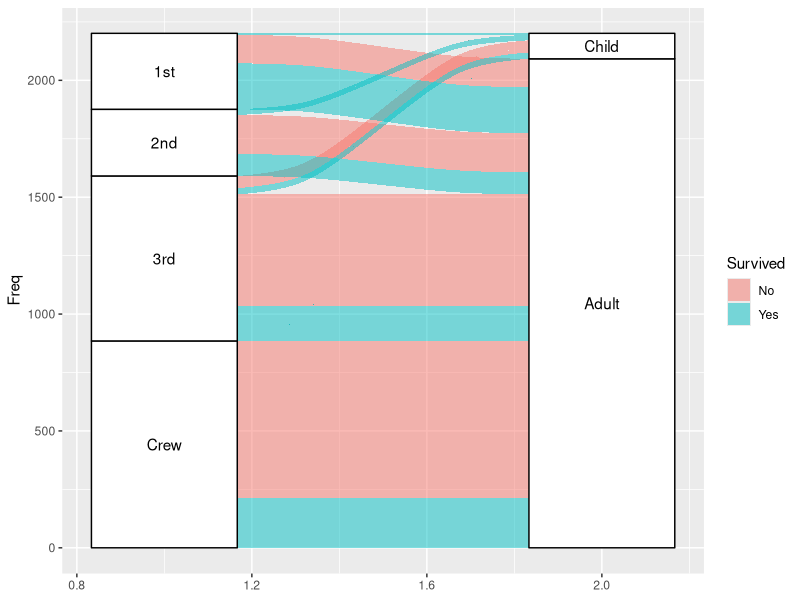
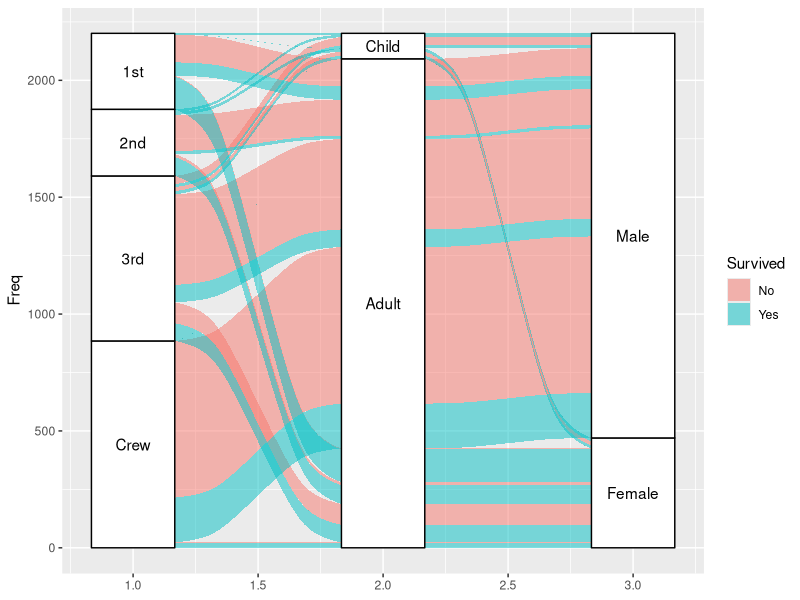
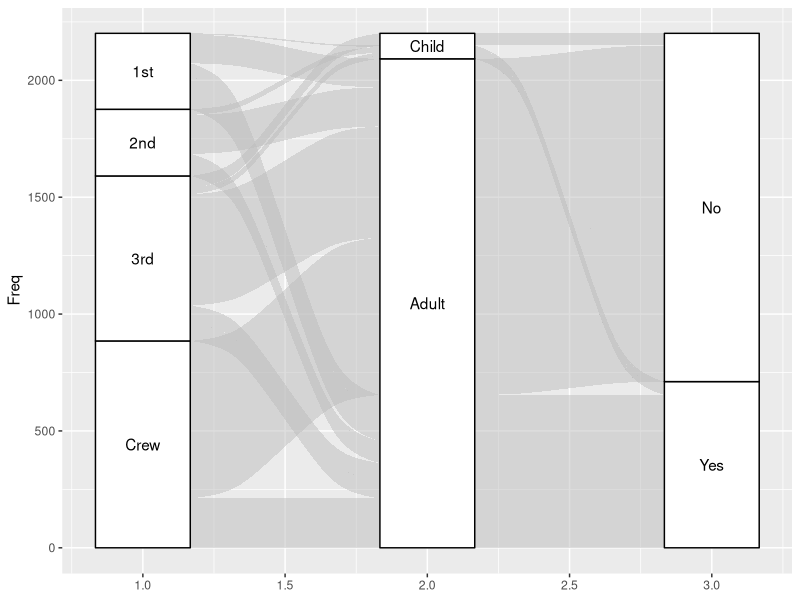
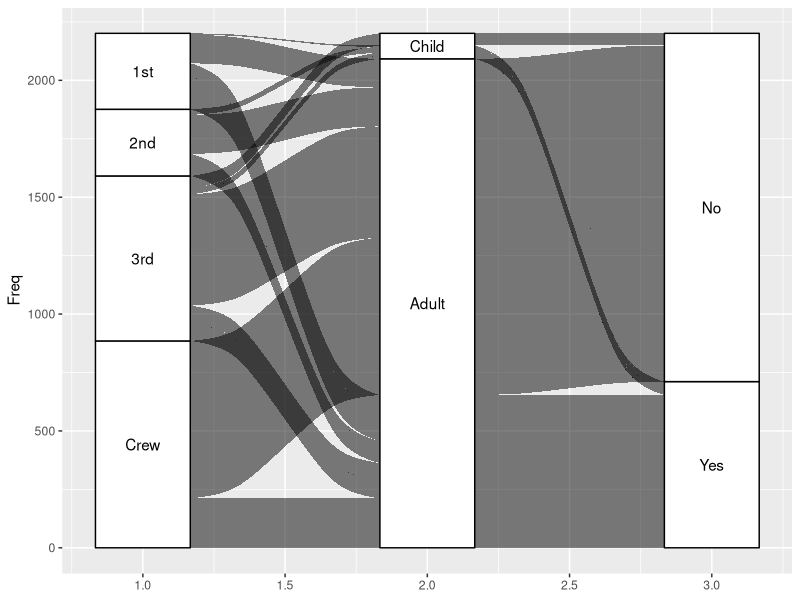
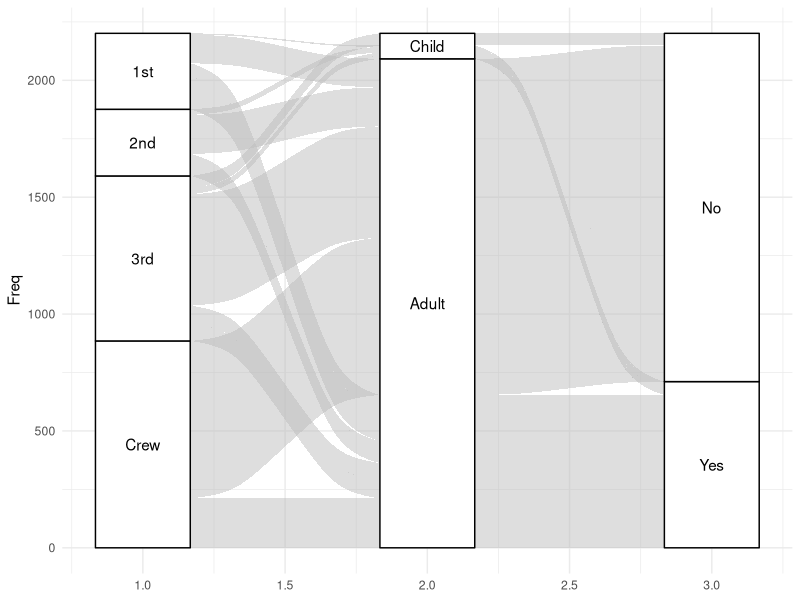
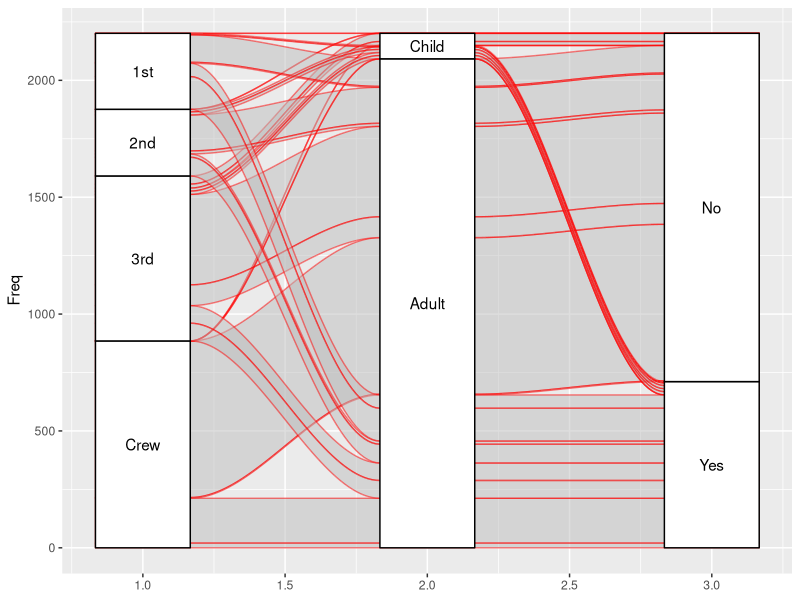
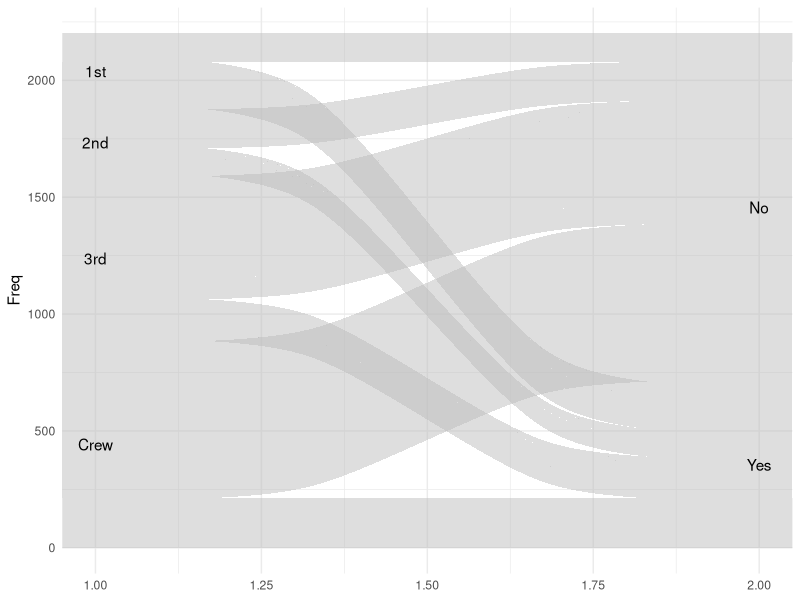
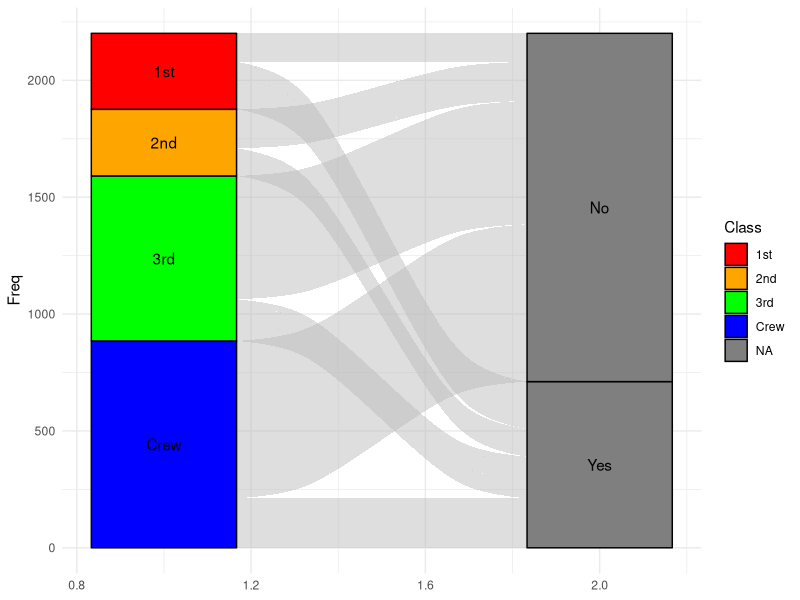

Reproduce these figures in R, in order.
## ---- chunk 1
knitr::opts_chunk$set(echo = TRUE)
## ---- chunk 2
library(ggalluvial)
## ---- chunk 3
titanic_wide <- data.frame(Titanic)
head(titanic_wide)
## ---- chunk 4
ggplot(titanic_wide, aes(axis1 = Class, axis2 = Age, y = Freq)) +
  geom_alluvium(aes(fill = Survived)) +
  geom_stratum() +
  geom_text(stat = "stratum", aes(label = after_stat(stratum)))
## ---- chunk 5
ggplot(titanic_wide, aes(axis1 = Class, axis2 = Age, axis3 = Sex, y = Freq)) +
  geom_alluvium(aes(fill = Survived)) +
  geom_stratum() +
  geom_text(stat = "stratum", aes(label = after_stat(stratum)))
## ---- chunk 6

## ---- chunk 7

## ---- chunk 8
ggplot(titanic_wide, aes(axis1 = Class, axis2 = Age, axis3 = Survived, y = Freq)) +
  geom_alluvium() +
  geom_stratum() +
  geom_text(stat = "stratum", aes(label = after_stat(stratum)))
## ---- chunk 9
ggplot(titanic_wide, aes(axis1 = Class, axis2 = Age, axis3 = Survived, y = Freq)) +
  geom_alluvium(fill = "black") +
  geom_stratum() +
  geom_text(stat = "stratum", aes(label = after_stat(stratum)))
## ---- chunk 10
ggplot(titanic_wide, aes(axis1 = Class, axis2 = Age, axis3 = Survived, y = Freq)) +
  geom_alluvium() +
  geom_stratum() +
  geom_text(stat = "stratum", aes(label = after_stat(stratum))) +
  theme_minimal()
## ---- chunk 11

## ---- chunk 12

## ---- chunk 13

## ---- chunk 14
ggplot(titanic_wide, aes(axis1 = Class, axis2 = Age, axis3 = Survived, y = Freq)) +
  geom_alluvium(color = "red", curve_type = "cubic") +
  geom_stratum() +
  geom_text(stat = "stratum", aes(label = after_stat(stratum)))
## ---- chunk 15
ggplot(titanic_wide, aes(axis1=Class, axis2=Survived, y=Freq)) +
  geom_alluvium() +
  geom_text(stat = "stratum", aes(label = after_stat(stratum))) +
  theme_minimal()
## ---- chunk 16
ggplot(titanic_wide, aes(axis1=Class, axis2=Survived, y=Freq)) +
  geom_alluvium() +
  geom_stratum(aes(fill = Class)) +
  scale_fill_manual(values=c("red","orange","green","blue")) +
  geom_text(stat = "stratum", aes(label = after_stat(stratum))) +
  theme_minimal()
## ---- chunk 17
ggplot(titanic_wide, aes(axis1=Class, axis2=Survived, y=Freq)) +
  geom_alluvium() +
  geom_stratum(fill = "blue", width = 0.09) +
  geom_text(stat = "stratum", color = "white", aes(label = after_stat(stratum))) +
  theme_minimal()
## ---- chunk 18
# long data
titanic_long <- to_lodes_form(data.frame(Titanic),
                              key = "Demographic", value = "Group", id = "Cohort",
                              axes = 1:3)
# plot with all strata colored
ggplot(data = titanic_long,
       aes(x = Demographic, stratum = Group, alluvium = Cohort, y = Freq)) +
  geom_alluvium(aes(fill=Group)) +
  geom_stratum(aes(fill=Group)) +
  geom_text(stat = "stratum", aes(label = Group)) +
  theme_minimal() +
  ggtitle("passengers on the maiden voyage of the Titanic", "stratified by demographics and survival")
## ---- chunk 19
paperConservation <- read.csv("long_ph_data_no_values.csv")
ggplot(paperConservation, aes(axis1 = paper, axis2 = condition, axis3 = subcondition, axis4 = aging)) +
  geom_alluvium() +
  geom_stratum()
## ---- chunk 20

## ---- chunk 21
matingPopulation <- read.csv("matingPopulation.csv")
## ---- chunk 22
ggplot(matingPopulation, aes(y = num_offspring,
                                        axis1 = paternal,
                                        axis2 = maternal,
                                        fill = site)) +
  geom_alluvium() +
  geom_stratum(width = .25) +
  scale_x_discrete(limits = c("Paternal", "Maternal"),
                   expand = c(.05, .05)) +
  scale_fill_brewer(palette = "Dark2") +
  theme_minimal() +
  labs(fill = "Population") +
  ylab("Number of offspring")
